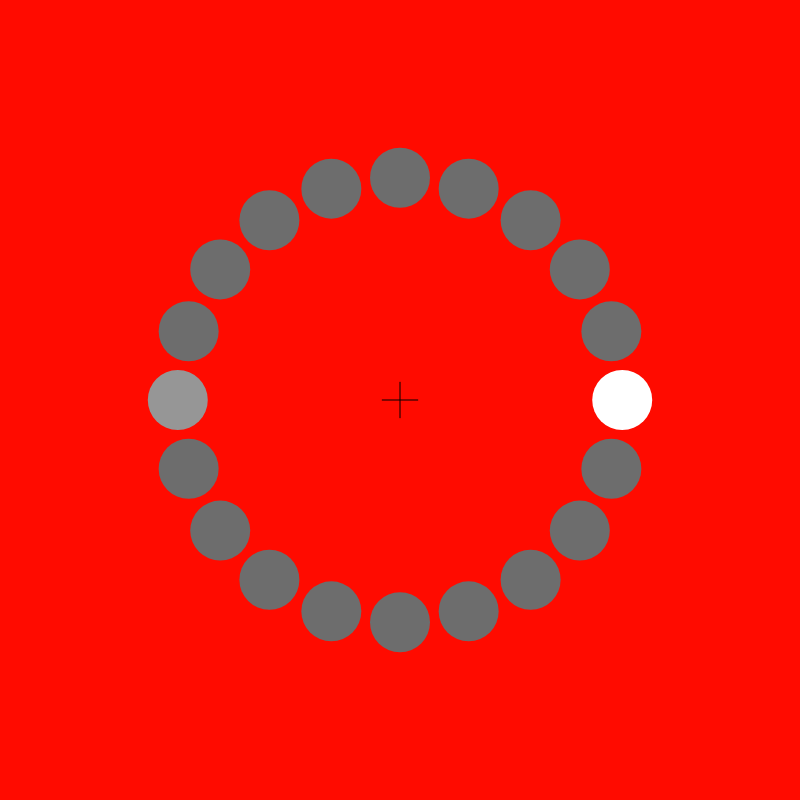
Frame 1 (no input)
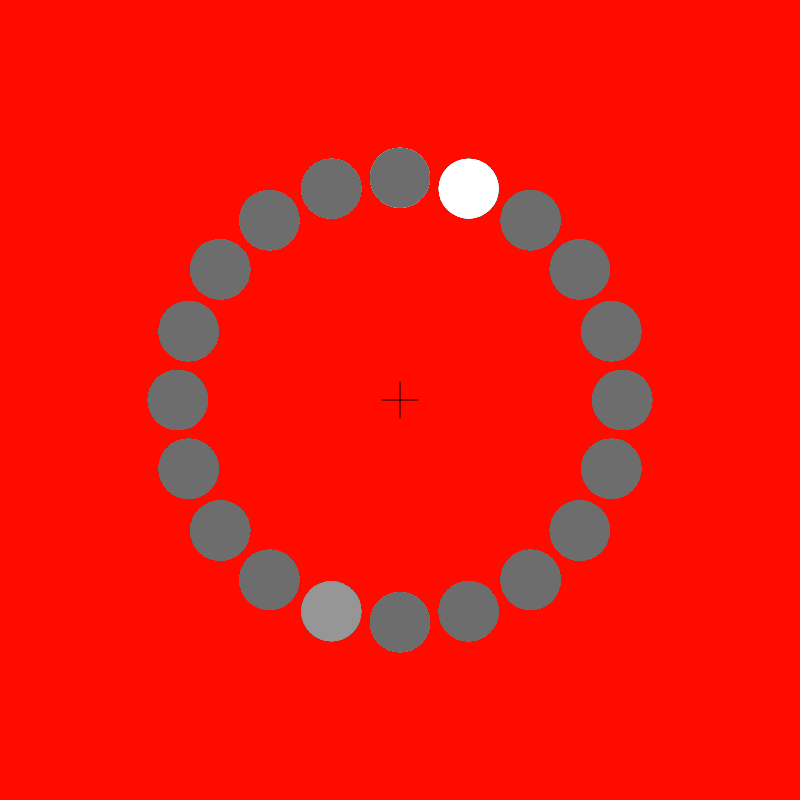
Frame 60 (no input)
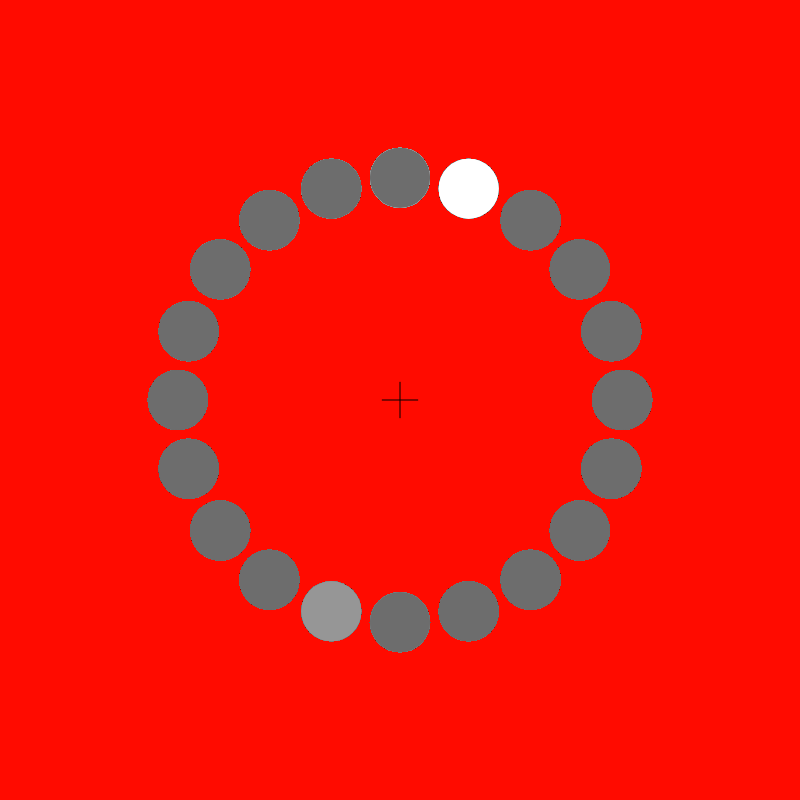
Frame 120 (the mouse pressed at the canvas centre since frame 60)

The p5.js sketch that drew these frames (run headless with seeded random() and noise() and a simulated clock; from frame 60 on, the mouse is pressed at the canvas centre):

// p5.js sketch
// ── sketch.js
const CANVAS_SIZE = 800;
const SMALL_CIRCLE_AMOUNT = 20;
const INTERVAL = 50; //millisecond

//constant variables
const ANGLE_SLICE = 360 / SMALL_CIRCLE_AMOUNT;
const POINTER_SIZE = CANVAS_SIZE / 45;
const CIRCLE_SIZE = CANVAS_SIZE / 1.8;

let highlightAngle = 0;
let elapsedTime = 0;

function setup() {
  createCanvas(CANVAS_SIZE, CANVAS_SIZE);
  background(255, 11, 0);
  stroke(0);

  //pointer
  line(
    CANVAS_SIZE / 2,
    CANVAS_SIZE / 2 + POINTER_SIZE,
    CANVAS_SIZE / 2,
    CANVAS_SIZE / 2 - POINTER_SIZE
  );
  line(
    CANVAS_SIZE / 2 + POINTER_SIZE,
    CANVAS_SIZE / 2,
    CANVAS_SIZE / 2 - POINTER_SIZE,
    CANVAS_SIZE / 2
  );
}

function draw() {
  noStroke();
  for (let i = 0; i < SMALL_CIRCLE_AMOUNT; i++) {
    var angle = i * ANGLE_SLICE;
    var x =
      CANVAS_SIZE / 2 + (CIRCLE_SIZE / 2) * Math.cos((angle * Math.PI) / 180);
    var y =
      CANVAS_SIZE / 2 + (CIRCLE_SIZE / 2) * Math.sin((angle * Math.PI) / 180);
    fill(
      angle === highlightAngle
        ? 255
        : angle === highlightAngle - 180 || angle === highlightAngle + 180
        ? 150
        : 109
    );
    circle(x, y, (CANVAS_SIZE / SMALL_CIRCLE_AMOUNT) * 1.5);
  }

  if (highlightAngle === 360) {
    highlightAngle = 0;
  }

  elapsedTime += deltaTime;
  if (elapsedTime >= INTERVAL) {
    highlightAngle += ANGLE_SLICE;
    elapsedTime = 0;
  }
}
